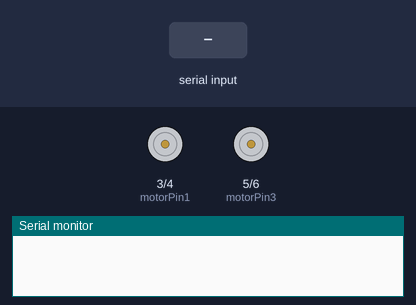
Bench run of a sketch on a simulated Arduino Uno, built with avr-gcc and run on an emulated ATmega328P. Shown: motor-driver pin pairs drawn as motors (green arrow = first pin HIGH = forward, orange = second pin HIGH = backward, longer = more drive), the last lines printed to the serial monitor. The test bench sets the inputs (shaded band).

Above: at 1.2 s.
1.3 s: "1" received over Serial
At 1.8 s:
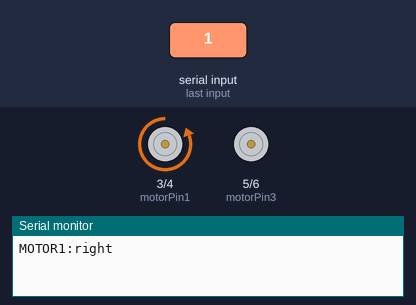
2.8 s: "2" received over Serial
At 4.0 s:
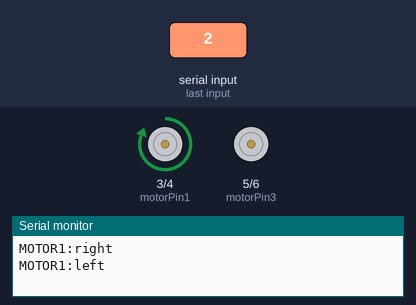
4.3 s: "4" received over Serial
At 5.3 s:
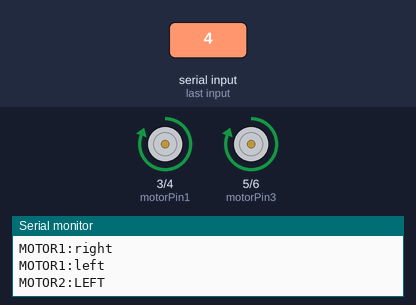
5.8 s: "3" received over Serial
At 6.4 s:
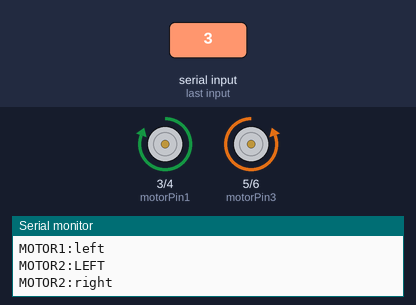
7.3 s: "1" received over Serial
At 8.5 s:
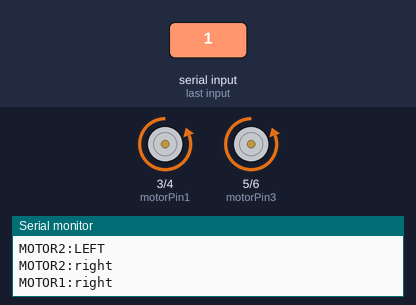
8.8 s: "0" received over Serial
At 9.9 s:
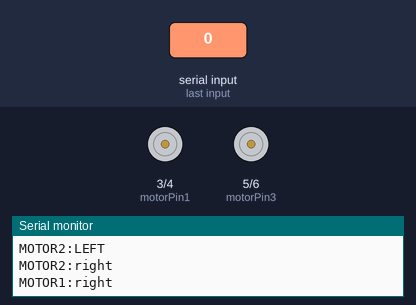
Timing chart, 0 to 11.3 s (numbered marks = the images above; inputs shaded):
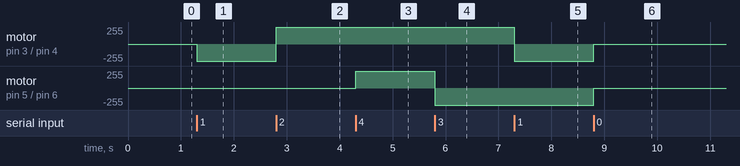

The sketch:

Bluetooth_Controlled_Robot.ino
```cpp
int motorPin1 = 3;
int motorPin2 = 4;
int motorPin3 = 5;
int motorPin4 = 6;
int state;
int flag;
void setup() {
  Serial.begin(9600);
  pinMode(3, OUTPUT);
  pinMode(4, OUTPUT);
  pinMode(5, OUTPUT);
  pinMode(6, OUTPUT);
}

void loop() {
  if (Serial.available() > 0) {
    state = Serial.read();
    flag = 0;
  }
  if (state == '0') {
    digitalWrite(3, LOW);
    digitalWrite(4, LOW);
    digitalWrite(5, LOW);
    digitalWrite(6, LOW );
    if (flag = 0) {
      Serial.println("MOTOR:off");
      flag = 1;
    }
  }
  else if (state == '1') {
    digitalWrite(3, LOW);
    digitalWrite(4, HIGH);
    if (flag == 0) {
      Serial.println("MOTOR1:right");
      flag = 1;
    }
  }
  else if (state == '2') {
    digitalWrite(3, HIGH);
    digitalWrite(4, LOW );
    if (flag == 0) {
      Serial.println("MOTOR1:left");
      flag = 1;
    }
  }
  else if (state == '3') {
    digitalWrite(5, LOW);
    digitalWrite(6, HIGH);
    if (flag == 0) {
      Serial.println("MOTOR2:right");
      flag = 1;
    }
  }
  else if (state == '4') {
    digitalWrite(5, HIGH);
    digitalWrite(6, LOW );
    if (flag == 0) {
      Serial.println("MOTOR2:LEFT");
      flag = 1;
    }
  }
}
```

Measured:
- after the input at 1.3 s, motor on pin 3 (motorPin1) / pin 4 (motorPin2): stopped → backward 255/255 at once
- after the input at 2.8 s, motor on pin 3 (motorPin1) / pin 4 (motorPin2): backward 255/255 → forward 255/255 at once
- after the input at 4.3 s, motor on pin 5 (motorPin3) / pin 6 (motorPin4): stopped → forward 255/255 at once
- after the input at 5.8 s, motor on pin 5 (motorPin3) / pin 6 (motorPin4): forward 255/255 → backward 255/255 at once
- after the input at 7.3 s, motor on pin 3 (motorPin1) / pin 4 (motorPin2): forward 255/255 → backward 255/255 at once
- after the input at 8.8 s, motor on pin 3 (motorPin1) / pin 4 (motorPin2), motor on pin 5 (motorPin3) / pin 6 (motorPin4): backward 255/255 → stopped at once
